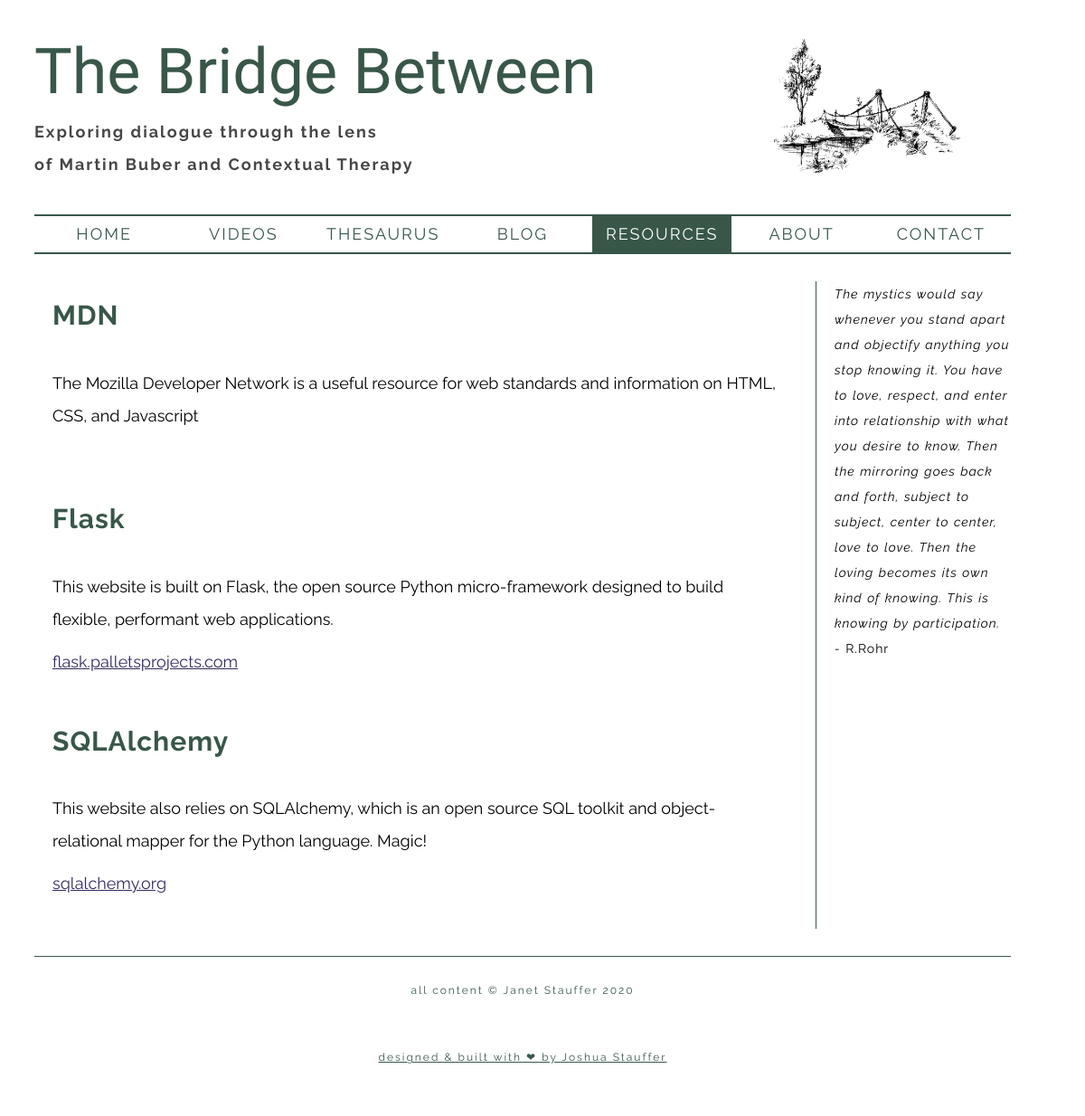
Page /resources on the committed database.
### app/models.py (models this page shows, shortened)
class Resource(db.Model):
    __tablename__ = 'resources'
    id = db.Column(db.Integer, primary_key=True)
    title = db.Column(db.String(128), default='')
    text = db.Column(db.Text(), default='')
    order = db.Column(db.Integer)
    uri = db.Column(db.String(128), default='')
    uri_title = db.Column(db.String(128), default='')
    published = db.Column(db.Boolean, default=False)
    @classmethod
    def get_all(cls):
        results =  [{
            'title': r.title,
            'text': r.text,
            'id': r.id,
            'order': r.order,
            'uri': r.uri,
            'uri_title': r.uri_title
        } for r in cls.query.order_by(Resource.order).all()]
        if not len(results):
            return [empty_resources_error]
        return results

### app/main.py (the view)
@bp.route('/resources', methods=['GET'])
def resources():
    resources = Resource.get_all()
    page = 'resources'
    return render_template('resources.html', resources=resources, page=page)

### app/templates/resources.html
{% extends 'base.html' %}
{% block body %}
  <main>
    {% for resource in resources %}
      <section class="item-box">
        <h4 class="item-title">{{ resource['title'] }}</h4>
        {% if resource['text'] %}
          <p class="item-text">
              {{ resource['text'] }}
          </p>
        {% endif %}
        {% if resource['uri'] %}
          <a class="item-link" href="{{ resource['uri'] }}">
            {% if resource['uri_title'] %}
              {{ resource['uri_title'] }}
            {% else %}
              {{ resource['uri'] }}
            {% endif %}
          </a>
        {% endif %}
        </section>
    {% endfor %}
  </main>
{% endblock %}

### app/templates/base.html (shortened to what this page needs)
<!DOCTYPE html>
<html>
  <head>
    <link href="{{ url_for('static', filename='styles.css') }}" rel="stylesheet">
  </head>
<body>
  <div class="main-wrapper">
    {% include 'header.html' %}
    {% include 'navbar.html' %}
    {% block body %}
    {% endblock %}
    {% include 'sidebar.html' %}
    {% include 'footer.html' %}
  </div>
</body>

### app/templates/header.html
<header>
    <img src="{{ url_for('static', filename='images/bridge.jpg') }}" alt="Sketch of an old footbridge over a stream">
    <h1 class="logo">The Bridge Between</h1>
    <h2 class="tagline">Exploring dialogue through the lens</h2>
    <h2 class="tagline"> of Martin Buber and Contextual Therapy</h2>
</header>

### app/templates/navbar.html
<nav>
    <ul class="navbar-list">
      <li {% if page == 'home' %}class="active"{% endif %}>
        <a href="{{ url_for('main.index') }}">Home</a>
      </li>
      <li {% if page == 'videos' %}class="active"{% endif %}>
        <a href="{{ url_for('main.videos') }}">Videos</a>
      </li>
      <li {% if page == '' %}class="active"{% endif %}>
        <a href="{{ url_for('main.visual_thesaurus') }}">Thesaurus </a>
      </li>
      <li {% if page == 'blog' %}class="active"{% endif %}>
        <a href="{{ url_for('main.blog', post_id=0)  }}">Blog </a>
      </li>
      <li {% if page == 'resources' %}class="active"{% endif %}>
        <a href="{{ url_for('main.resources') }}">Resources</a>
      </li>
      <li {% if page == 'about' %}class="active"{% endif %}>
        <a href="{{ url_for('main.about') }}">About</a>
      </li>
      <li {% if page == 'contact' %}class="active"{% endif %}>
        <a href="{{ url_for('main.contact') }}">Contact </a>
      </li>
    </ul>
  </nav>

### app/templates/sidebar.html
<aside>
    <blockquote cite="">
      <span class="quotation">
        The mystics would say whenever you stand apart and objectify anything you stop knowing it. You have to love, respect, and enter into relationship with what you desire to know. Then the mirroring goes back and forth, subject to subject, center to center,
        love to love. Then the loving becomes its own kind of knowing. This is knowing by participation.
      </span><br>
      - <span class="quote-author">
        R.Rohr
      </span>
    </blockquote>
</aside>

### app/templates/footer.html
<footer>
    <p>all content &#169; Janet Stauffer 2020</p>
    <p><a href="https://www.joshuastauffer.com" target="_blank">designed & built with &#10084; by Joshua Stauffer</a></p>
</footer>

### app/static/styles.css (style rules this page uses)
html { font-size: 10px; font-family: "Raleway", sans-serif; }
h1, h3 { font-family: "Raleway", sans-serif; color: #385749ff; }
p, blockquote, a { font-family: "Raleway", sans-serif; }
h1 { font-size: 3rem; margin: 0; }
h2 { font-family: "Raleway", sans-serif; }
p, a { font-size: 1.8rem; }
p { line-height: 2em; }
main .item-title { font-family: "Raleway", sans-serif; font-size: 3rem; color: #385749ff; letter-spacing: 0.1rem; margin-top: 0; }
main .item-text { font-family: "Raleway", sans-serif; }
main .item-link { color: #342c63ff; }
body { width: 90%; max-width: 1200px; padding: 2.5%; background-color: #ffffffff; }
header { -ms-grid-row: 1; -ms-grid-column: 1; grid-area: banner; }
nav { -ms-grid-row: 2; -ms-grid-column: 1; grid-area: navbar; }
main { -ms-grid-row: 3; -ms-grid-column: 1; grid-area: main; }
aside { -ms-grid-row: 4; -ms-grid-column: 1; grid-area: sidebar; }
footer { -ms-grid-row: 5; -ms-grid-column: 1; grid-area: footer; }
.main-wrapper { display: -ms-grid; display: grid; grid-template-areas: "banner" "navbar" "main" "sidebar" "footer"; }
@media (min-width: 887px) { .main-wrapper { grid-template-areas: "banner banner" "navbar navbar" "main sidebar" "footer footer"; -ms-grid-columns: 3.2fr .8fr; grid-template-columns: 3.2fr .8fr; } }
header img { width: 20%; float: right; margin-right: 5%; }
header .logo { font-family: "Nothing You Could Do"; font-weight: 500; text-align: left; font-size: calc(1.6rem + 2vw); }
header .tagline { font-family: "Raleway", sans-serif; text-align: left; font-size: 1.8rem; word-spacing: 2%; letter-spacing: .2rem; color: #464646; }
@media (min-width: 887px) { header .logo { font-size: calc(1.6rem + 4.5vw); } }
nav { margin-top: 30px; margin-bottom: 30px; border-top: solid 2px #385749ff; border-bottom: solid 2px #385749ff; }
nav ul { display: -webkit-box; display: -ms-flexbox; display: flex; -webkit-box-orient: horizontal; -webkit-box-direction: normal; -ms-flex-direction: row; flex-direction: row; padding: 0; margin: 0; height: auto; }
nav li { -webkit-box-flex: 1; -ms-flex: 1; flex: 1; -ms-flex-positive: 1; flex-grow: 1; list-style: none; }
nav a { display: inline-block; width: 100%; height: 100%; line-height: 4rem; text-align: center; text-decoration: none; color: #385749ff; text-transform: uppercase; letter-spacing: 0.2rem; }
nav .active { background-color: #385749ff; }
nav .active a { color: #ffffffff; }
main { height: auto; margin-right: 20px; min-height: 55vh; }
main .item-box { margin-bottom: 20px; padding: 20px; }
aside { height: 100%; border-left: solid 1px #385749ff; }
blockquote { font-family: "Raleway", sans-serif; font-style: italic; line-height: 2em; font-size: 1.4rem; margin-left: 20px; margin-right: 0; margin-top: 0; letter-spacing: 0.1rem; word-spacing: 0.1rem; }
.quote-author { display: inline-block; font-style: normal; }
footer { display: -webkit-box; display: -ms-flexbox; display: flex; -webkit-box-orient: vertical; -webkit-box-direction: normal; -ms-flex-direction: column; flex-direction: column; -webkit-box-pack: space-evenly; -ms-flex-pack: space-evenly; justify-content: space-evenly; border-top: 1px solid #385749ff; margin-top: 30px; }
footer p { text-align: center; color: #385749ff; letter-spacing: 0.2rem; font-size: 1.2rem; margin: 25px; }
footer a { color: #385749ff; letter-spacing: 0.2rem; font-size: 1.2rem; }

### rows in the picture
Resource: title "MDN", text "The Mozilla Developer Network is a useful resource for web standards and information on HTML, CSS, and Javascript"
Resource: title "Flask", text "This website is built on Flask, the open source Python micro-framework designed to build flexible, performant web applications.", uri_title "flask.palletsprojects.com"
Resource: title "SQLAlchemy", text "This website also relies on SQLAlchemy, which is an open source SQL toolkit and object-relational mapper for the Python language. Magic!", uri_title "sqlalchemy.org"
